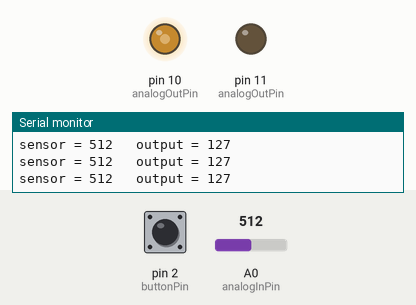
Simulated run of this sketch. Board: Arduino Uno, built with avr-gcc and run on an emulated ATmega328P. Parts: output pins drawn as LEDs (lit = HIGH), the last lines printed to the serial monitor. Inputs (shaded band) come from the test bench; at power-on: A0 (analogInPin) = 512, pin 2 (buttonPin) LOW. Random numbers use the default seed unless the sketch sets one.

Above: at 1.2 s.
1.3 s: A0 (analogInPin) set to 122
At 2.2 s:
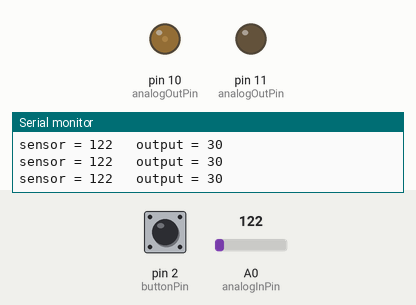
2.8 s: pin 2 (buttonPin) pulled HIGH for 0.15 s
At 4.3 s:
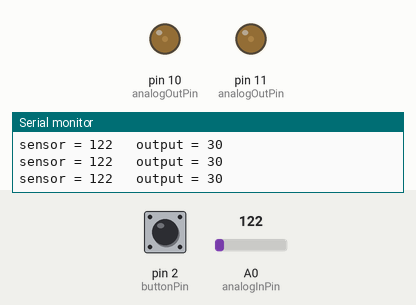
4.6 s: A0 (analogInPin) set to 511
At 5.6 s:
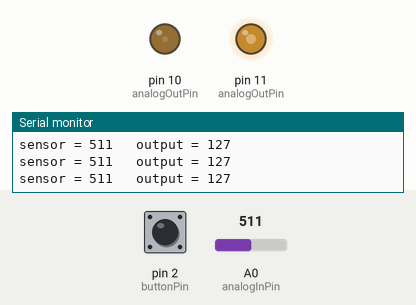
6.1 s: pin 2 (buttonPin) pulled HIGH for 1 s
At 9.9 s:
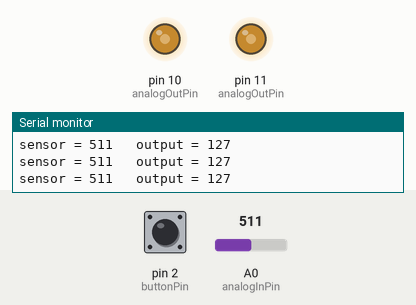
10.1 s: A0 (analogInPin) set to 0
At 10.7 s:
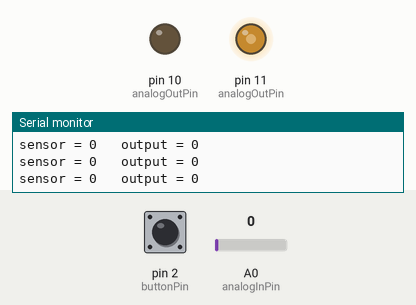
11.6 s: pin 2 (buttonPin) pulled HIGH for 0.15 s
At 12.4 s:
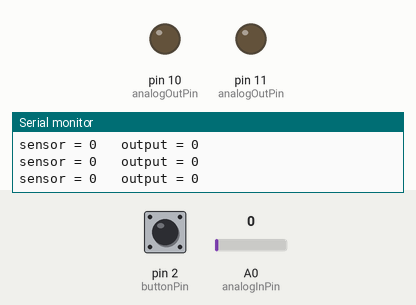
Timing chart, 0 to 14.4 s (numbered marks = the images above; inputs shaded):
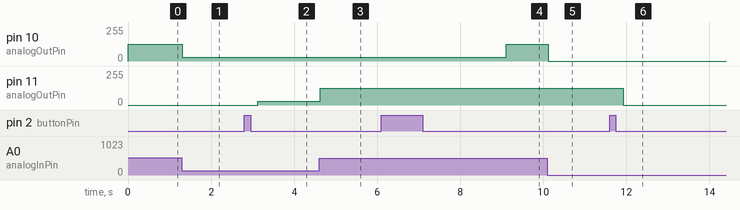

The sketch:

AnalogInOutSerial.ino
```cpp
/*
Each player must twist the knob at least a little bit in order for their light to get brighter.
When a player's turn is over, they should press the button to make it the next players turn.
Players should take turns twisting until the light gets too bright and turns off.
Whenever the light turns off, players should reset the dial back to 0, and reset each light to restart.
*/

// These constants won't change. They're used to give names to the pins used:
const int analogInPin = A0;   // Analog input pin that the potentiometer is attached to
int analogOutPin = 10;  // Analog output pin that the LED is attached to
const int buttonPin = 2;      // Digital input to change players

int sensorValue = 0;  // value read from the pot
int outputValue = 0;  // value output to the PWM (analog out)
int buttonState = 0;  //0 is player 1; 1 is player 2

int endBrightness = random(150, 250);

void setup() {
  // initialize serial communications at 9600 bps:
  Serial.begin(9600);
  //initialize digital button input
  pinMode(buttonPin, INPUT);
}

void loop() {
  // read the analog in value:
  sensorValue = analogRead(analogInPin);
  // map it to the range of the analog out:
  outputValue = map(sensorValue, 0, 1023, 0, 255);
  // read button state
  buttonState = digitalRead(buttonPin);
  // if statement will switch players so each player has a turn
  if(buttonState == HIGH){
    if(analogOutPin == 10){
      analogOutPin = 11;
    }
    else{
      analogOutPin = 10;
    }

    //this delay should be longer than a single press meant to change players
    delay(300);
    buttonState = digitalRead(buttonPin);
    if(buttonState == HIGH){
      //if the button state is still high after .3 seconds, one more delay of 3 seconds is in place just
      //in case the button was pressed for too long
      //this also allows the longer delay to not be there unless accidentally pressed for too long
      //if the button is still pressed for the .3+2.7=3 seconds, the random brightness will be randomized
      delay(2700);
      if(buttonState == HIGH){
        endBrightness = random(150, 250);
      }
    }
  }

  // set max brightness before light turns off
  if(outputValue >= endBrightness){
    analogWrite(analogOutPin, 0);
  }
  else{
    analogWrite(analogOutPin, outputValue);
  }

  // print the results to the Serial Monitor:
  Serial.print("sensor = ");
  Serial.print(sensorValue);
  Serial.print("\t output = ");
  Serial.println(outputValue);

  // wait 2 milliseconds before the next loop for the analog-to-digital
  // converter to settle after the last reading:
  delay(2);
}
```

Measured:
- after the input at 1.3 s, pin 10 (analogOutPin): 127/255 → 30/255 at once
- after the input at 2.8 s, pin 11 (analogOutPin): 0/255 → 30/255 after 0.32 s
- after the input at 4.6 s, pin 11 (analogOutPin): 30/255 → 127/255 at once
- after the input at 6.1 s, pin 10 (analogOutPin): 30/255 → 127/255 after 3.0 s
- after the input at 10.1 s, pin 10 (analogOutPin): 127/255 → 0/255 at once
- after the input at 11.6 s, pin 11 (analogOutPin): 127/255 → 0/255 after 0.32 s
